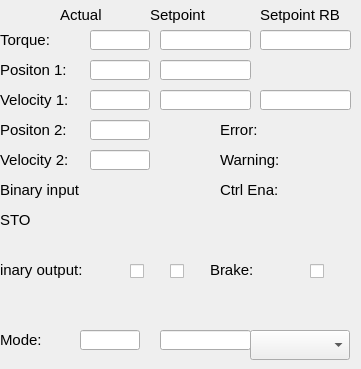
   <widget class="QWidget" name="tab">
    <property name="sizePolicy">
     <sizepolicy hsizetype="Fixed" vsizetype="Fixed">
      <horstretch>0</horstretch>
      <verstretch>0</verstretch>
     </sizepolicy>
    </property>
    <attribute name="title">
     <string>General:</string>
    </attribute>
    <widget class="caLabel" name="calabel_9">
     <property name="geometry">
      <rect>
       <x>0</x>
       <y>30</y>
       <width>80</width>
       <height>20</height>
      </rect>
     </property>
     <property name="sizePolicy">
      <sizepolicy hsizetype="Fixed" vsizetype="Fixed">
       <horstretch>0</horstretch>
       <verstretch>0</verstretch>
      </sizepolicy>
     </property>
     <property name="font">
      <font>
       <pointsize>11</pointsize>
      </font>
     </property>
     <property name="text">
      <string>Torque:</string>
     </property>
     <property name="textFormat">
      <enum>Qt::PlainText</enum>
     </property>
     <property name="scaledContents">
      <bool>false</bool>
     </property>
    </widget>
    <widget class="caLabel" name="calabel_13">
     <property name="geometry">
      <rect>
       <x>220</x>
       <y>120</y>
       <width>80</width>
       <height>20</height>
      </rect>
     </property>
     <property name="sizePolicy">
      <sizepolicy hsizetype="Fixed" vsizetype="Fixed">
       <horstretch>0</horstretch>
       <verstretch>0</verstretch>
      </sizepolicy>
     </property>
     <property name="font">
      <font>
       <pointsize>11</pointsize>
      </font>
     </property>
     <property name="text">
      <string>Error:</string>
     </property>
    </widget>
    <widget class="caLabel" name="calabel_10">
     <property name="geometry">
      <rect>
       <x>0</x>
       <y>90</y>
       <width>80</width>
       <height>20</height>
      </rect>
     </property>
     <property name="sizePolicy">
      <sizepolicy hsizetype="Fixed" vsizetype="Fixed">
       <horstretch>0</horstretch>
       <verstretch>0</verstretch>
      </sizepolicy>
     </property>
     <property name="font">
      <font>
       <pointsize>11</pointsize>
      </font>
     </property>
     <property name="text">
      <string>Velocity 1:</string>
     </property>
    </widget>
    <widget class="caLineEdit" name="calineedit_9">
     <property name="geometry">
      <rect>
       <x>90</x>
       <y>30</y>
       <width>60</width>
       <height>20</height>
      </rect>
     </property>
     <property name="channel" stdset="0">
      <string notr="true">$(IOC):m$(MasterID)s$(SlaveID)-Drv$(ID)-TrqAct</string>
     </property>
     <property name="background">
      <color alpha="0">
       <red>160</red>
       <green>160</green>
       <blue>164</blue>
      </color>
     </property>
     <property name="colorMode">
      <enum>caLineEdit::Static</enum>
     </property>
     <property name="precisionMode">
      <enum>caLineEdit::Channel</enum>
     </property>
     <property name="unitsEnabled">
      <bool>true</bool>
     </property>
    </widget>
    <widget class="caLed" name="caled_Warning">
     <property name="geometry">
      <rect>
       <x>300</x>
       <y>150</y>
       <width>52</width>
       <height>12</height>
      </rect>
     </property>
     <property name="sizePolicy">
      <sizepolicy hsizetype="Preferred" vsizetype="MinimumExpanding">
       <horstretch>0</horstretch>
       <verstretch>0</verstretch>
      </sizepolicy>
     </property>
     <property name="minimumSize">
      <size>
       <width>4</width>
       <height>12</height>
      </size>
     </property>
     <property name="toolTip">
      <string>&lt;html&gt;&lt;head/&gt;&lt;body&gt;&lt;p&gt;E-Bus Power Status&lt;/p&gt;&lt;/body&gt;&lt;/html&gt;</string>
     </property>
     <property name="rectangular">
      <bool>true</bool>
     </property>
     <property name="gradientEnabled">
      <bool>false</bool>
     </property>
     <property name="ledHeight">
      <number>10</number>
     </property>
     <property name="channel" stdset="0">
      <string notr="true">$(IOC):m$(MasterID)s$(SlaveID)-Drv$(ID)-WrnAlrm</string>
     </property>
     <property name="colorMode">
      <enum>caLed::Static</enum>
     </property>
     <property name="falseColor">
      <color>
       <red>255</red>
       <green>170</green>
       <blue>0</blue>
      </color>
     </property>
     <property name="trueColor">
      <color>
       <red>0</red>
       <green>85</green>
       <blue>0</blue>
      </color>
     </property>
     <property name="trueValue">
      <string notr="true">0</string>
     </property>
     <property name="falseValue">
      <string notr="true">1</string>
     </property>
    </widget>
    <widget class="caLineEdit" name="calineedit_4">
     <property name="geometry">
      <rect>
       <x>90</x>
       <y>90</y>
       <width>60</width>
       <height>20</height>
      </rect>
     </property>
     <property name="channel" stdset="0">
      <string notr="true">$(IOC):m$(MasterID)s$(SlaveID)-Enc$(ID)-VelAct</string>
     </property>
     <property name="background">
      <color alpha="0">
       <red>160</red>
       <green>160</green>
       <blue>164</blue>
      </color>
     </property>
     <property name="colorMode">
      <enum>caLineEdit::Static</enum>
     </property>
     <property name="precisionMode">
      <enum>caLineEdit::User</enum>
     </property>
    </widget>
    <widget class="caLed" name="caled_Error">
     <property name="geometry">
      <rect>
       <x>300</x>
       <y>120</y>
       <width>52</width>
       <height>12</height>
      </rect>
     </property>
     <property name="sizePolicy">
      <sizepolicy hsizetype="Preferred" vsizetype="MinimumExpanding">
       <horstretch>0</horstretch>
       <verstretch>0</verstretch>
      </sizepolicy>
     </property>
     <property name="minimumSize">
      <size>
       <width>4</width>
       <height>12</height>
      </size>
     </property>
     <property name="toolTip">
      <string>&lt;html&gt;&lt;head/&gt;&lt;body&gt;&lt;p&gt;E-Bus Power Status&lt;/p&gt;&lt;/body&gt;&lt;/html&gt;</string>
     </property>
     <property name="rectangular">
      <bool>true</bool>
     </property>
     <property name="gradientEnabled">
      <bool>false</bool>
     </property>
     <property name="ledHeight">
      <number>10</number>
     </property>
     <property name="channel" stdset="0">
      <string notr="true">$(IOC):m$(MasterID)s$(SlaveID)-Drv$(ID)-ErrAlrm</string>
     </property>
     <property name="colorMode">
      <enum>caLed::Static</enum>
     </property>
     <property name="falseColor">
      <color>
       <red>170</red>
       <green>0</green>
       <blue>0</blue>
      </color>
     </property>
     <property name="trueColor">
      <color>
       <red>0</red>
       <green>85</green>
       <blue>0</blue>
      </color>
     </property>
     <property name="trueValue">
      <string notr="true">0</string>
     </property>
     <property name="falseValue">
      <string notr="true">1</string>
     </property>
    </widget>
    <widget class="caLabel" name="calabel_14">
     <property name="geometry">
      <rect>
       <x>220</x>
       <y>150</y>
       <width>80</width>
       <height>20</height>
      </rect>
     </property>
     <property name="sizePolicy">
      <sizepolicy hsizetype="Fixed" vsizetype="Fixed">
       <horstretch>0</horstretch>
       <verstretch>0</verstretch>
      </sizepolicy>
     </property>
     <property name="font">
      <font>
       <pointsize>11</pointsize>
      </font>
     </property>
     <property name="text">
      <string>Warning:</string>
     </property>
    </widget>
    <widget class="caLineEdit" name="calineedit">
     <property name="geometry">
      <rect>
       <x>90</x>
       <y>60</y>
       <width>60</width>
       <height>20</height>
      </rect>
     </property>
     <property name="channel" stdset="0">
      <string notr="true">$(IOC):m$(MasterID)s$(SlaveID)-Enc$(ID)-PosAct</string>
     </property>
     <property name="background">
      <color alpha="0">
       <red>160</red>
       <green>160</green>
       <blue>164</blue>
      </color>
     </property>
     <property name="colorMode">
      <enum>caLineEdit::Static</enum>
     </property>
     <property name="precisionMode">
      <enum>caLineEdit::User</enum>
     </property>
    </widget>
    <widget class="caLabel" name="calabel_5">
     <property name="geometry">
      <rect>
       <x>0</x>
       <y>60</y>
       <width>80</width>
       <height>20</height>
      </rect>
     </property>
     <property name="sizePolicy">
      <sizepolicy hsizetype="Fixed" vsizetype="Fixed">
       <horstretch>0</horstretch>
       <verstretch>0</verstretch>
      </sizepolicy>
     </property>
     <property name="font">
      <font>
       <pointsize>11</pointsize>
      </font>
     </property>
     <property name="text">
      <string>Positon 1:</string>
     </property>
    </widget>
    <widget class="caTextEntry" name="catextentry_13">
     <property name="geometry">
      <rect>
       <x>160</x>
       <y>90</y>
       <width>91</width>
       <height>20</height>
      </rect>
     </property>
     <property name="minimumSize">
      <size>
       <width>0</width>
       <height>20</height>
      </size>
     </property>
     <property name="maximumSize">
      <size>
       <width>16777215</width>
       <height>20</height>
      </size>
     </property>
     <property name="readOnly">
      <bool>false</bool>
     </property>
     <property name="channel" stdset="0">
      <string notr="true">$(IOC):m$(MasterID)s$(SlaveID)-Drv$(ID)-Spd</string>
     </property>
     <property name="keepFocus">
      <bool>true</bool>
     </property>
    </widget>
    <widget class="caTextEntry" name="catextentry_14">
     <property name="geometry">
      <rect>
       <x>260</x>
       <y>90</y>
       <width>91</width>
       <height>20</height>
      </rect>
     </property>
     <property name="minimumSize">
      <size>
       <width>0</width>
       <height>20</height>
      </size>
     </property>
     <property name="maximumSize">
      <size>
       <width>16777215</width>
       <height>20</height>
      </size>
     </property>
     <property name="readOnly">
      <bool>false</bool>
     </property>
     <property name="channel" stdset="0">
      <string notr="true">$(IOC):m$(MasterID)s$(SlaveID)-Drv$(ID)-Spd-PV</string>
     </property>
     <property name="keepFocus">
      <bool>true</bool>
     </property>
    </widget>
    <widget class="caTextEntry" name="catextentry_15">
     <property name="geometry">
      <rect>
       <x>160</x>
       <y>60</y>
       <width>91</width>
       <height>20</height>
      </rect>
     </property>
     <property name="minimumSize">
      <size>
       <width>0</width>
       <height>20</height>
      </size>
     </property>
     <property name="maximumSize">
      <size>
       <width>16777215</width>
       <height>20</height>
      </size>
     </property>
     <property name="readOnly">
      <bool>false</bool>
     </property>
     <property name="channel" stdset="0">
      <string notr="true">$(IOC):m$(MasterID)s$(SlaveID)-Drv$(ID)-Pos</string>
     </property>
     <property name="keepFocus">
      <bool>true</bool>
     </property>
    </widget>
    <widget class="caTextEntry" name="catextentry_16">
     <property name="geometry">
      <rect>
       <x>160</x>
       <y>30</y>
       <width>91</width>
       <height>20</height>
      </rect>
     </property>
     <property name="minimumSize">
      <size>
       <width>0</width>
       <height>20</height>
      </size>
     </property>
     <property name="maximumSize">
      <size>
       <width>16777215</width>
       <height>20</height>
      </size>
     </property>
     <property name="readOnly">
      <bool>false</bool>
     </property>
     <property name="channel" stdset="0">
      <string notr="true">$(IOC):m$(MasterID)s$(SlaveID)-Drv$(ID)-Trq</string>
     </property>
     <property name="keepFocus">
      <bool>true</bool>
     </property>
    </widget>
    <widget class="caTextEntry" name="catextentry_17">
     <property name="geometry">
      <rect>
       <x>260</x>
       <y>30</y>
       <width>91</width>
       <height>20</height>
      </rect>
     </property>
     <property name="minimumSize">
      <size>
       <width>0</width>
       <height>20</height>
      </size>
     </property>
     <property name="maximumSize">
      <size>
       <width>16777215</width>
       <height>20</height>
      </size>
     </property>
     <property name="readOnly">
      <bool>false</bool>
     </property>
     <property name="channel" stdset="0">
      <string notr="true">$(IOC):m$(MasterID)s$(SlaveID)-Drv$(ID)-TrqOff</string>
     </property>
     <property name="keepFocus">
      <bool>true</bool>
     </property>
    </widget>
    <widget class="caLabel" name="calabel_11">
     <property name="geometry">
      <rect>
       <x>0</x>
       <y>330</y>
       <width>80</width>
       <height>20</height>
      </rect>
     </property>
     <property name="sizePolicy">
      <sizepolicy hsizetype="Fixed" vsizetype="Fixed">
       <horstretch>0</horstretch>
       <verstretch>0</verstretch>
      </sizepolicy>
     </property>
     <property name="font">
      <font>
       <pointsize>11</pointsize>
      </font>
     </property>
     <property name="text">
      <string>Mode:</string>
     </property>
    </widget>
    <widget class="caTextEntry" name="catextentry_18">
     <property name="geometry">
      <rect>
       <x>160</x>
       <y>330</y>
       <width>91</width>
       <height>20</height>
      </rect>
     </property>
     <property name="minimumSize">
      <size>
       <width>0</width>
       <height>20</height>
      </size>
     </property>
     <property name="maximumSize">
      <size>
       <width>16777215</width>
       <height>20</height>
      </size>
     </property>
     <property name="readOnly">
      <bool>false</bool>
     </property>
     <property name="channel" stdset="0">
      <string notr="true">$(IOC):m$(MasterID)s$(SlaveID)-Drv$(ID)-ModeCmd</string>
     </property>
     <property name="keepFocus">
      <bool>true</bool>
     </property>
    </widget>
    <widget class="caMenu" name="camenu">
     <property name="geometry">
      <rect>
       <x>250</x>
       <y>330</y>
       <width>100</width>
       <height>30</height>
      </rect>
     </property>
     <property name="channel" stdset="0">
      <string notr="true">$(IOC):m$(MasterID)s$(SlaveID)-Drv$(ID)-ModeCmd</string>
     </property>
    </widget>
    <widget class="caLabel" name="calabel_15">
     <property name="geometry">
      <rect>
       <x>0</x>
       <y>150</y>
       <width>80</width>
       <height>20</height>
      </rect>
     </property>
     <property name="sizePolicy">
      <sizepolicy hsizetype="Fixed" vsizetype="Fixed">
       <horstretch>0</horstretch>
       <verstretch>0</verstretch>
      </sizepolicy>
     </property>
     <property name="font">
      <font>
       <pointsize>11</pointsize>
      </font>
     </property>
     <property name="text">
      <string>Velocity 2:</string>
     </property>
    </widget>
    <widget class="caLabel" name="calabel_6">
     <property name="geometry">
      <rect>
       <x>0</x>
       <y>120</y>
       <width>80</width>
       <height>20</height>
      </rect>
     </property>
     <property name="sizePolicy">
      <sizepolicy hsizetype="Fixed" vsizetype="Fixed">
       <horstretch>0</horstretch>
       <verstretch>0</verstretch>
      </sizepolicy>
     </property>
     <property name="font">
      <font>
       <pointsize>11</pointsize>
      </font>
     </property>
     <property name="text">
      <string>Positon 2:</string>
     </property>
    </widget>
    <widget class="caLineEdit" name="calineedit_7">
     <property name="geometry">
      <rect>
       <x>90</x>
       <y>150</y>
       <width>60</width>
       <height>20</height>
      </rect>
     </property>
     <property name="channel" stdset="0">
      <string notr="true">$(IOC):m$(MasterID)s$(SlaveID)-Enc02-VelAct</string>
     </property>
     <property name="background">
      <color alpha="0">
       <red>160</red>
       <green>160</green>
       <blue>164</blue>
      </color>
     </property>
     <property name="colorMode">
      <enum>caLineEdit::Static</enum>
     </property>
     <property name="precisionMode">
      <enum>caLineEdit::User</enum>
     </property>
    </widget>
    <widget class="caLineEdit" name="calineedit_2">
     <property name="geometry">
      <rect>
       <x>90</x>
       <y>120</y>
       <width>60</width>
       <height>20</height>
      </rect>
     </property>
     <property name="channel" stdset="0">
      <string notr="true">$(IOC):m$(MasterID)s$(SlaveID)-Enc02-PosAct</string>
     </property>
     <property name="background">
      <color alpha="0">
       <red>160</red>
       <green>160</green>
       <blue>164</blue>
      </color>
     </property>
     <property name="colorMode">
      <enum>caLineEdit::Static</enum>
     </property>
     <property name="precisionMode">
      <enum>caLineEdit::User</enum>
     </property>
    </widget>
    <widget class="caLineEdit" name="calineedit_8">
     <property name="geometry">
      <rect>
       <x>80</x>
       <y>330</y>
       <width>60</width>
       <height>20</height>
      </rect>
     </property>
     <property name="channel" stdset="0">
      <string notr="true">$(IOC):m$(MasterID)s$(SlaveID)-Drv$(ID)-ModeAct</string>
     </property>
     <property name="background">
      <color alpha="0">
       <red>160</red>
       <green>160</green>
       <blue>164</blue>
      </color>
     </property>
     <property name="colorMode">
      <enum>caLineEdit::Static</enum>
     </property>
     <property name="precisionMode">
      <enum>caLineEdit::User</enum>
     </property>
    </widget>
    <widget class="caLabel" name="calabel_51">
     <property name="geometry">
      <rect>
       <x>60</x>
       <y>5</y>
       <width>80</width>
       <height>20</height>
      </rect>
     </property>
     <property name="sizePolicy">
      <sizepolicy hsizetype="Fixed" vsizetype="Fixed">
       <horstretch>0</horstretch>
       <verstretch>0</verstretch>
      </sizepolicy>
     </property>
     <property name="font">
      <font>
       <pointsize>11</pointsize>
      </font>
     </property>
     <property name="text">
      <string>Actual</string>
     </property>
     <property name="textFormat">
      <enum>Qt::PlainText</enum>
     </property>
     <property name="scaledContents">
      <bool>false</bool>
     </property>
    </widget>
    <widget class="caLabel" name="calabel_52">
     <property name="geometry">
      <rect>
       <x>150</x>
       <y>5</y>
       <width>80</width>
       <height>20</height>
      </rect>
     </property>
     <property name="sizePolicy">
      <sizepolicy hsizetype="Fixed" vsizetype="Fixed">
       <horstretch>0</horstretch>
       <verstretch>0</verstretch>
      </sizepolicy>
     </property>
     <property name="font">
      <font>
       <pointsize>11</pointsize>
      </font>
     </property>
     <property name="text">
      <string>Setpoint</string>
     </property>
     <property name="textFormat">
      <enum>Qt::PlainText</enum>
     </property>
     <property name="scaledContents">
      <bool>false</bool>
     </property>
    </widget>
    <widget class="caLabel" name="calabel_53">
     <property name="geometry">
      <rect>
       <x>260</x>
       <y>5</y>
       <width>80</width>
       <height>20</height>
      </rect>
     </property>
     <property name="sizePolicy">
      <sizepolicy hsizetype="Fixed" vsizetype="Fixed">
       <horstretch>0</horstretch>
       <verstretch>0</verstretch>
      </sizepolicy>
     </property>
     <property name="font">
      <font>
       <pointsize>11</pointsize>
      </font>
     </property>
     <property name="text">
      <string>Setpoint RB</string>
     </property>
     <property name="textFormat">
      <enum>Qt::PlainText</enum>
     </property>
     <property name="scaledContents">
      <bool>false</bool>
     </property>
    </widget>
    <widget class="caLabel" name="calabel_54">
     <property name="geometry">
      <rect>
       <x>0</x>
       <y>180</y>
       <width>80</width>
       <height>20</height>
      </rect>
     </property>
     <property name="sizePolicy">
      <sizepolicy hsizetype="Fixed" vsizetype="Fixed">
       <horstretch>0</horstretch>
       <verstretch>0</verstretch>
      </sizepolicy>
     </property>
     <property name="font">
      <font>
       <pointsize>11</pointsize>
      </font>
     </property>
     <property name="text">
      <string>Binary input:</string>
     </property>
    </widget>
    <widget class="caLed" name="caled">
     <property name="geometry">
      <rect>
       <x>120</x>
       <y>180</y>
       <width>30</width>
       <height>30</height>
      </rect>
     </property>
     <property name="channel" stdset="0">
      <string notr="true">$(IOC):m$(MasterID)s$(SlaveID)-Drv$(ID)-BI01</string>
     </property>
     <property name="trueColor">
      <color>
       <red>0</red>
       <green>85</green>
       <blue>0</blue>
      </color>
     </property>
    </widget>
    <widget class="caLed" name="caled_2">
     <property name="geometry">
      <rect>
       <x>160</x>
       <y>180</y>
       <width>30</width>
       <height>30</height>
      </rect>
     </property>
     <property name="channel" stdset="0">
      <string notr="true">$(IOC):m$(MasterID)s$(SlaveID)-Drv$(ID)-BI02</string>
     </property>
     <property name="trueColor">
      <color>
       <red>0</red>
       <green>85</green>
       <blue>0</blue>
      </color>
     </property>
    </widget>
    <widget class="caLabel" name="calabel_55">
     <property name="geometry">
      <rect>
       <x>0</x>
       <y>210</y>
       <width>80</width>
       <height>20</height>
      </rect>
     </property>
     <property name="sizePolicy">
      <sizepolicy hsizetype="Fixed" vsizetype="Fixed">
       <horstretch>0</horstretch>
       <verstretch>0</verstretch>
      </sizepolicy>
     </property>
     <property name="font">
      <font>
       <pointsize>11</pointsize>
      </font>
     </property>
     <property name="text">
      <string>STO</string>
     </property>
    </widget>
    <widget class="caLed" name="caled_3">
     <property name="geometry">
      <rect>
       <x>160</x>
       <y>210</y>
       <width>30</width>
       <height>30</height>
      </rect>
     </property>
     <property name="channel" stdset="0">
      <string notr="true">$(IOC):m$(MasterID)s$(SlaveID)-Drv$(ID)-STO02</string>
     </property>
     <property name="falseColor">
      <color>
       <red>255</red>
       <green>0</green>
       <blue>0</blue>
      </color>
     </property>
     <property name="trueColor">
      <color>
       <red>0</red>
       <green>85</green>
       <blue>0</blue>
      </color>
     </property>
    </widget>
    <widget class="caLed" name="caled_4">
     <property name="geometry">
      <rect>
       <x>120</x>
       <y>210</y>
       <width>30</width>
       <height>30</height>
      </rect>
     </property>
     <property name="channel" stdset="0">
      <string notr="true">$(IOC):m$(MasterID)s$(SlaveID)-Drv$(ID)-STO01</string>
     </property>
     <property name="falseColor">
      <color>
       <red>255</red>
       <green>0</green>
       <blue>0</blue>
      </color>
     </property>
     <property name="trueColor">
      <color>
       <red>0</red>
       <green>85</green>
       <blue>0</blue>
      </color>
     </property>
    </widget>
    <widget class="caLabel" name="calabel_56">
     <property name="geometry">
      <rect>
       <x>220</x>
       <y>180</y>
       <width>80</width>
       <height>20</height>
      </rect>
     </property>
     <property name="sizePolicy">
      <sizepolicy hsizetype="Fixed" vsizetype="Fixed">
       <horstretch>0</horstretch>
       <verstretch>0</verstretch>
      </sizepolicy>
     </property>
     <property name="font">
      <font>
       <pointsize>11</pointsize>
      </font>
     </property>
     <property name="text">
      <string>Ctrl Ena:</string>
     </property>
    </widget>
    <widget class="caLed" name="caled_5">
     <property name="geometry">
      <rect>
       <x>310</x>
       <y>180</y>
       <width>30</width>
       <height>30</height>
      </rect>
     </property>
     <property name="channel" stdset="0">
      <string notr="true">$(IOC):m$(MasterID)s$(SlaveID)-Drv$(ID)-BIEn</string>
     </property>
     <property name="trueColor">
      <color>
       <red>0</red>
       <green>85</green>
       <blue>0</blue>
      </color>
     </property>
    </widget>
    <widget class="caToggleButton" name="catogglebutton">
     <property name="geometry">
      <rect>
       <x>130</x>
       <y>260</y>
       <width>21</width>
       <height>22</height>
      </rect>
     </property>
     <property name="channel" stdset="0">
      <string notr="true">$(IOC):m$(MasterID)s$(SlaveID)-Drv$(ID)-BO01</string>
     </property>
    </widget>
    <widget class="caLabel" name="calabel_57">
     <property name="geometry">
      <rect>
       <x>-10</x>
       <y>260</y>
       <width>101</width>
       <height>20</height>
      </rect>
     </property>
     <property name="sizePolicy">
      <sizepolicy hsizetype="Fixed" vsizetype="Fixed">
       <horstretch>0</horstretch>
       <verstretch>0</verstretch>
      </sizepolicy>
     </property>
     <property name="font">
      <font>
       <pointsize>11</pointsize>
      </font>
     </property>
     <property name="text">
      <string>Binary output:</string>
     </property>
    </widget>
    <widget class="caToggleButton" name="catogglebutton_2">
     <property name="geometry">
      <rect>
       <x>170</x>
       <y>260</y>
       <width>21</width>
       <height>22</height>
      </rect>
     </property>
     <property name="channel" stdset="0">
      <string notr="true">$(IOC):m$(MasterID)s$(SlaveID)-Drv$(ID)-BO02</string>
     </property>
    </widget>
    <widget class="caLabel" name="calabel_58">
     <property name="geometry">
      <rect>
       <x>210</x>
       <y>260</y>
       <width>80</width>
       <height>20</height>
      </rect>
     </property>
     <property name="sizePolicy">
      <sizepolicy hsizetype="Fixed" vsizetype="Fixed">
       <horstretch>0</horstretch>
       <verstretch>0</verstretch>
      </sizepolicy>
     </property>
     <property name="font">
      <font>
       <pointsize>11</pointsize>
      </font>
     </property>
     <property name="text">
      <string>Brake:</string>
     </property>
    </widget>
    <widget class="caToggleButton" name="catogglebutton_3">
     <property name="geometry">
      <rect>
       <x>310</x>
       <y>260</y>
       <width>21</width>
       <height>22</height>
      </rect>
     </property>
     <property name="channel" stdset="0">
      <string notr="true">$(IOC):m$(MasterID)s$(SlaveID)-Drv$(ID)-BOBrk</string>
     </property>
    </widget>
   </widget>
